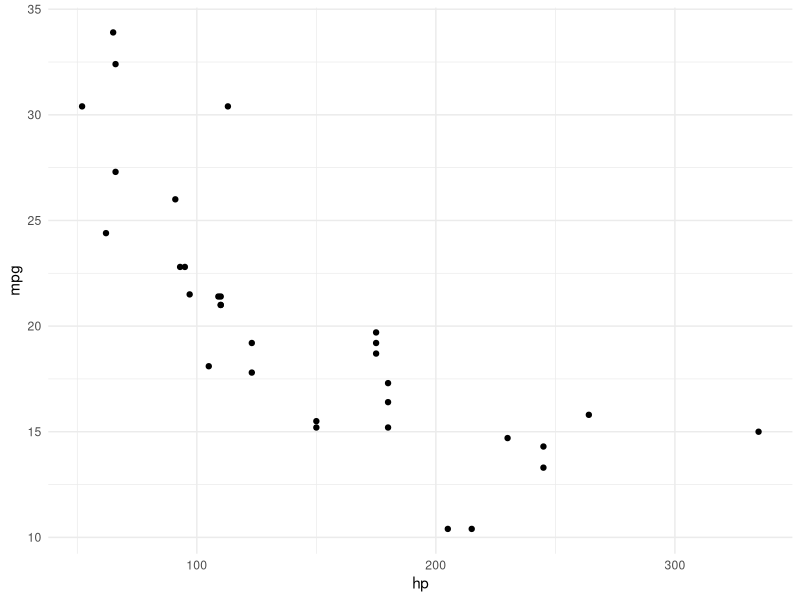
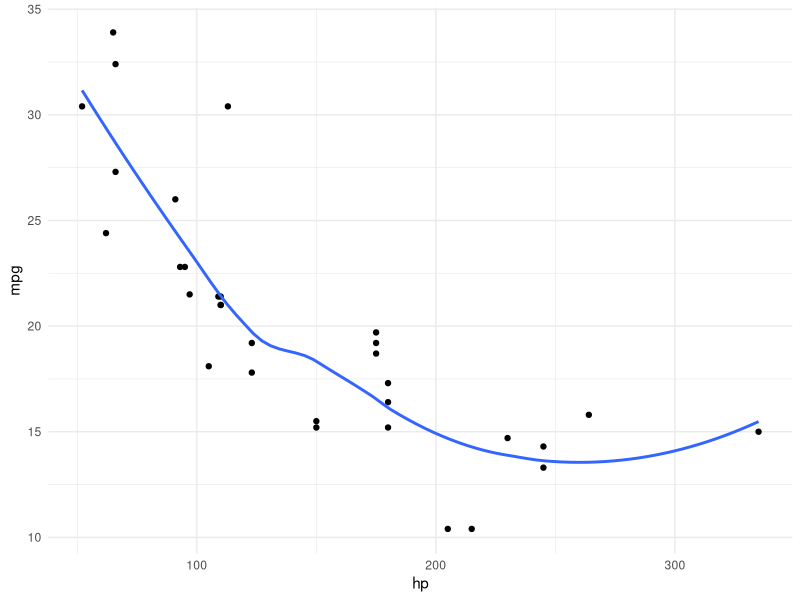
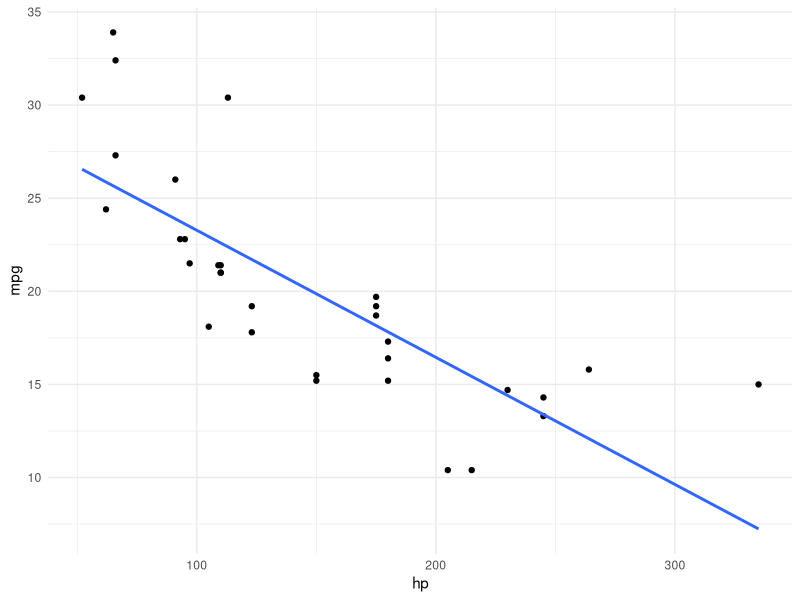
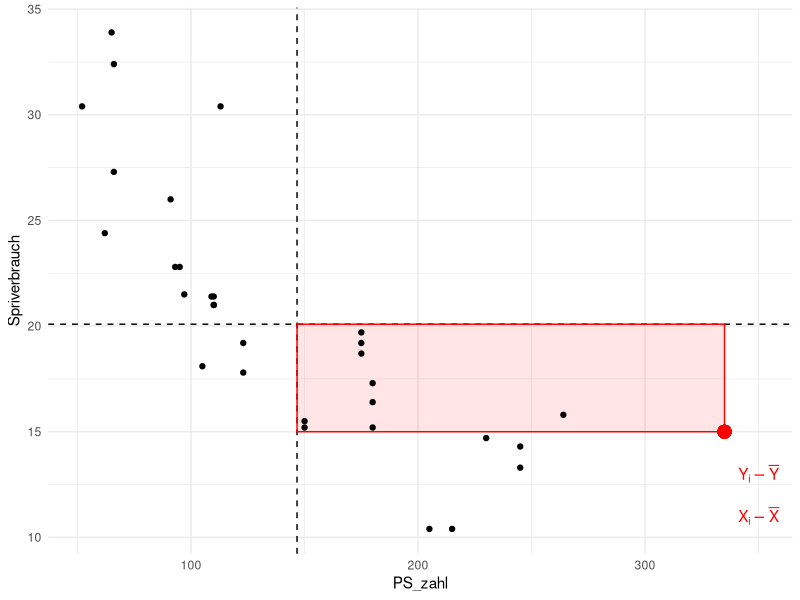

The R source for these figures, in order: (Note: this script raises an error after producing the figures.)
# Skript-Syntax Thema 05




# Setup -------------------------------------------------------------------


library(tidyverse)
data(mtcars)
theme_set(theme_minimal())



# Streudiagramm -----------------------------------------------------------


mtcars %>%
  ggplot(aes(x = hp, y = mpg)) +
  geom_point()


mtcars %>%
  ggplot(aes(x = hp, y = mpg)) +
  geom_point() +
  geom_smooth(se = FALSE)

mtcars %>%
  ggplot(aes(x = hp, y = mpg)) +
  geom_point() +
  geom_smooth(method = "lm", se = FALSE)




# Abweichungsrechteck -----------------------------------------------------




mtcars$id <- 1:nrow(mtcars)

id_chosen <- 31

ggplot(mtcars) + xlab("PS_zahl") +
  ylab("Spriverbrauch") +
   geom_hline(yintercept = mean(mtcars$mpg), linetype = "dashed") +
   geom_vline(xintercept = mean(mtcars$hp), linetype = "dashed") +
   annotate("rect",xmin = mean(mtcars$hp), ymin = mean(mtcars$mpg),
            xmax = mtcars$hp[id_chosen], ymax = mtcars$mpg[id_chosen], alpha = .1,
            color = "red", fill = "red") +
   annotate("text", x = 350, y = 11,
            label = "X[i] - bar(X)", parse = T, colour = "Red") +
   annotate("text", x = 350, y = 13,
            label = "Y[i] - bar(Y)", parse = T, colour = "Red") +
   geom_point(aes(x = hp, y = mpg)) +
   geom_point(x = mtcars$hp[id_chosen], y = mtcars$mpg[id_chosen], color = "red",
              alpha = .9, size = 4)





(ggplot(tips) + xlab("Rechnung") +
    ylab("Trinkgeld") +
    geom_hline(yintercept = mean(tips$tip), linetype = "dashed") +
    geom_vline(xintercept = mean(tips$total_bill), linetype = "dashed") +
    annotate("rect",xmin = mean(tips$total_bill), ymin = mean(tips$tip),
             xmax = tips$total_bill[24], ymax = tips$tip[24], alpha = .1,
             color = "red", fill = "red") +
    annotate("text", x = 30, y = 8,
             label = "X[i] - bar(X)", parse = T, colour = "Red") +
    annotate("text", x = 42, y = 5.5,
             label = "Y[i] - bar(Y)", parse = T, colour = "Red") +
    geom_point(aes(x = total_bill, y = tip)) +
    geom_point(x = tips$total_bill[24], y = tips$tip[24], color = "red",
               alpha = .1, size = 4) +
    theme(axis.title=element_text(size=28),
          plot.title = element_text(size = rel(4))))



